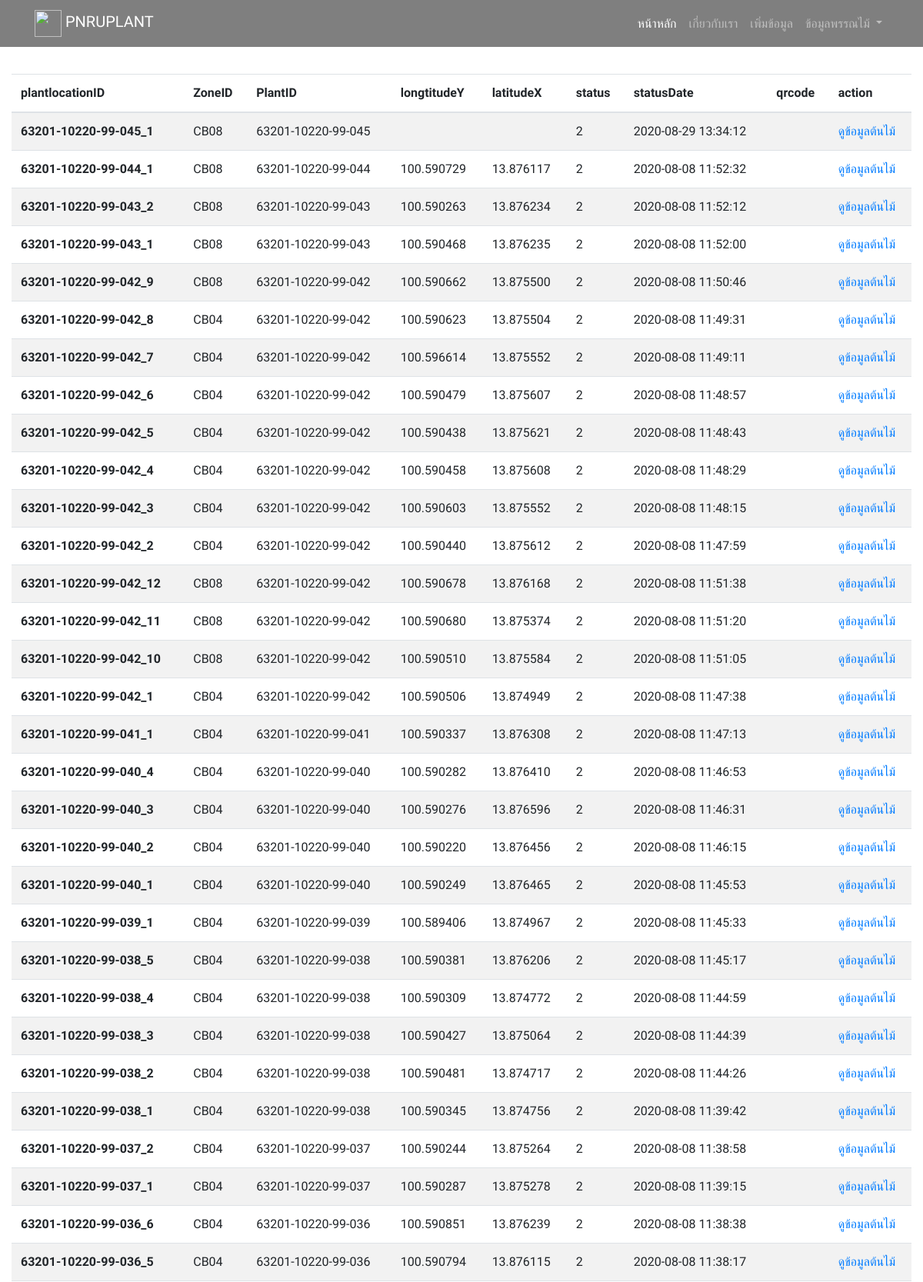
The page /showdata.php (upper part) on the database its author committed.
### tables this page shows
CREATE TABLE `area` (
  `plantlocationID` varchar(60) NOT NULL,
  `ZoneID` char(5) NOT NULL,
  `PlandetailtID` varchar(60) NOT NULL,
  `longtitudeY` varchar(13) NOT NULL,
  `latitudeX` varchar(13) NOT NULL,
  `status` char(1) NOT NULL,
  `statusDate` timestamp NOT NULL DEFAULT current_timestamp() ON UPDATE current_timestamp(),
  `qrcode` varchar(30) NOT NULL
);

### showdata.php (the view, shortened to what this page needs)
<!DOCTYPE html>
<html lang="en">
<head>
    <link rel="stylesheet" href="https://maxcdn.bootstrapcdn.com/bootstrap/4.0.0/css/bootstrap.min.css"
>
    <link rel="stylesheet" href="node_modules/@fortawesome/fontawesome-free/css/all.min.css">
    <link rel="stylesheet" href="css/style.css">
</head>
<body>
    <nav id="navbar" class="navbar navbar-expand-lg fixed-top navbar-dark bg-alpha">
        <div class="container">
            <a class="navbar-brand" href="admin.html">
                <img src="assets/image/logo.jpg" width="35" height="35" class="d-inline-block align-top" alt="">
                PNRUPLANT
            </a>
            <div class="collapse navbar-collapse" id="navbarKey">
                <ul class="navbar-nav ml-auto text-center">
                    <li class="nav-item active">
                        <a class="nav-link" href="index.html">หน้าหลัก <span class="sr-only">(current)</span></a>
                    </li>
                    <li class="nav-item">
                        <a class="nav-link" href="#footer">เกี่ยวกับเรา</a>
                    </li>
                    <li class="nav-item">
                        <a class="nav-link" href="#input">เพิ่มข้อมูล</a>
                    </li>
                    <li class="nav-item">
                    <div class="dropdown">
                            <a class="nav-link dropdown-toggle" href="#" role="button" id="dropdownMenuLink"
                                data-toggle="dropdown" aria-haspopup="true" aria-expanded="false">
                                ข้อมูลพรรณไม้
                            </a>
                        </div>
                    </li>
                </ul>
            </div>
        </div>
    </nav>
    <br><br><br><br>
    <div class="container-fluid">
    <?php
    include('connection.php');
    $query = "SELECT * FROM area ORDER BY plantlocationID desc" or die("Error:" . mysqli_error());
    $result = mysqli_query($conn, $query);
    echo "<table class='table table-striped '>";
    echo "<thead>";
    echo "<tr>
        <th>plantlocationID</th>
        <th>ZoneID</th>
        <th>PlantID</th>
        <th>longtitudeY</th>
        <th>latitudeX</th>
        <th>status</th>
        <th>statusDate</th>
        <th>qrcode</th>
        <th>action</th>
    </tr>";
    echo "</thead>";
    echo "<tbody>";
    while ($row = mysqli_fetch_array($result)) {
        echo "<tr>";
        echo "<th>" . $row["plantlocationID"] .  "</th> ";
        echo "<td>" . $row["ZoneID"] .  "</td> ";
        echo "<td>" . $row["PlandetailtID"] .  "</td> ";
        echo "<td>" . $row["longtitudeY"] .  "</td> ";
        echo "<td>" . $row["latitudeX"] .  "</td> ";
        echo "<td>" . $row["status"] .  "</td> ";
        echo "<td>" . $row["statusDate"] .  "</td> ";
        echo "<td>" . $row["qrcode"] .  "</td> ";
        echo "<td><a href='Plantdetail.php?ID=$row[0]'>ดูข้อมูลต้นไม้</a> <br>
        ";
        echo "</tr>";
    }
    echo "</table>";
    ?>
    </div>
</body>
</html>

### css/style.css (style rules this page uses)
html, body { height: 100%; font-family: "Prompt", sans-serif; }
.bg-alpha { background: rgba(0, 0, 0, 0.5); }

### rows shown on the page
area: plantlocationID "63201-10220-99-045_1", ZoneID "CB08", PlandetailtID "63201-10220-99-045", status "2", statusDate "2020-08-29 13:34:12"
area: plantlocationID "63201-10220-99-044_1", ZoneID "CB08", PlandetailtID "63201-10220-99-044", longtitudeY "100.590729", latitudeX "13.876117", status "2", statusDate "2020-08-08 11:52:32"
area: plantlocationID "63201-10220-99-043_2", ZoneID "CB08", PlandetailtID "63201-10220-99-043", longtitudeY "100.590263", latitudeX "13.876234", status "2", statusDate "2020-08-08 11:52:12"
area: plantlocationID "63201-10220-99-043_1", ZoneID "CB08", PlandetailtID "63201-10220-99-043", longtitudeY "100.590468", latitudeX "13.876235", status "2", statusDate "2020-08-08 11:52:00"
area: plantlocationID "63201-10220-99-042_9", ZoneID "CB08", PlandetailtID "63201-10220-99-042", longtitudeY "100.590662", latitudeX "13.875500", status "2", statusDate "2020-08-08 11:50:46"
area: plantlocationID "63201-10220-99-042_8", ZoneID "CB04", PlandetailtID "63201-10220-99-042", longtitudeY "100.590623", latitudeX "13.875504", status "2", statusDate "2020-08-08 11:49:31"
area: plantlocationID "63201-10220-99-042_7", ZoneID "CB04", PlandetailtID "63201-10220-99-042", longtitudeY "100.596614", latitudeX "13.875552", status "2", statusDate "2020-08-08 11:49:11"
area: plantlocationID "63201-10220-99-042_6", ZoneID "CB04", PlandetailtID "63201-10220-99-042", longtitudeY "100.590479", latitudeX "13.875607", status "2", statusDate "2020-08-08 11:48:57"
area: plantlocationID "63201-10220-99-042_5", ZoneID "CB04", PlandetailtID "63201-10220-99-042", longtitudeY "100.590438", latitudeX "13.875621", status "2", statusDate "2020-08-08 11:48:43"
area: plantlocationID "63201-10220-99-042_4", ZoneID "CB04", PlandetailtID "63201-10220-99-042", longtitudeY "100.590458", latitudeX "13.875608", status "2", statusDate "2020-08-08 11:48:29"
area: plantlocationID "63201-10220-99-042_3", ZoneID "CB04", PlandetailtID "63201-10220-99-042", longtitudeY "100.590603", latitudeX "13.875552", status "2", statusDate "2020-08-08 11:48:15"
area: plantlocationID "63201-10220-99-042_2", ZoneID "CB04", PlandetailtID "63201-10220-99-042", longtitudeY "100.590440", latitudeX "13.875612", status "2", statusDate "2020-08-08 11:47:59"
area: plantlocationID "63201-10220-99-042_12", ZoneID "CB08", PlandetailtID "63201-10220-99-042", longtitudeY "100.590678", latitudeX "13.876168", status "2", statusDate "2020-08-08 11:51:38"
area: plantlocationID "63201-10220-99-042_11", ZoneID "CB08", PlandetailtID "63201-10220-99-042", longtitudeY "100.590680", latitudeX "13.875374", status "2", statusDate "2020-08-08 11:51:20"
area: plantlocationID "63201-10220-99-042_10", ZoneID "CB08", PlandetailtID "63201-10220-99-042", longtitudeY "100.590510", latitudeX "13.875584", status "2", statusDate "2020-08-08 11:51:05"
area: plantlocationID "63201-10220-99-042_1", ZoneID "CB04", PlandetailtID "63201-10220-99-042", longtitudeY "100.590506", latitudeX "13.874949", status "2", statusDate "2020-08-08 11:47:38"
area: plantlocationID "63201-10220-99-041_1", ZoneID "CB04", PlandetailtID "63201-10220-99-041", longtitudeY "100.590337", latitudeX "13.876308", status "2", statusDate "2020-08-08 11:47:13"
area: plantlocationID "63201-10220-99-040_4", ZoneID "CB04", PlandetailtID "63201-10220-99-040", longtitudeY "100.590282", latitudeX "13.876410", status "2", statusDate "2020-08-08 11:46:53"
area: plantlocationID "63201-10220-99-040_3", ZoneID "CB04", PlandetailtID "63201-10220-99-040", longtitudeY "100.590276", latitudeX "13.876596", status "2", statusDate "2020-08-08 11:46:31"
area: plantlocationID "63201-10220-99-040_2", ZoneID "CB04", PlandetailtID "63201-10220-99-040", longtitudeY "100.590220", latitudeX "13.876456", status "2", statusDate "2020-08-08 11:46:15"
area: plantlocationID "63201-10220-99-040_1", ZoneID "CB04", PlandetailtID "63201-10220-99-040", longtitudeY "100.590249", latitudeX "13.876465", status "2", statusDate "2020-08-08 11:45:53"
area: plantlocationID "63201-10220-99-039_1", ZoneID "CB04", PlandetailtID "63201-10220-99-039", longtitudeY "100.589406", latitudeX "13.874967", status "2", statusDate "2020-08-08 11:45:33"
area: plantlocationID "63201-10220-99-038_5", ZoneID "CB04", PlandetailtID "63201-10220-99-038", longtitudeY "100.590381", latitudeX "13.876206", status "2", statusDate "2020-08-08 11:45:17"
area: plantlocationID "63201-10220-99-038_4", ZoneID "CB04", PlandetailtID "63201-10220-99-038", longtitudeY "100.590309", latitudeX "13.874772", status "2", statusDate "2020-08-08 11:44:59"
area: plantlocationID "63201-10220-99-038_3", ZoneID "CB04", PlandetailtID "63201-10220-99-038", longtitudeY "100.590427", latitudeX "13.875064", status "2", statusDate "2020-08-08 11:44:39"
area: plantlocationID "63201-10220-99-038_2", ZoneID "CB04", PlandetailtID "63201-10220-99-038", longtitudeY "100.590481", latitudeX "13.874717", status "2", statusDate "2020-08-08 11:44:26"
area: plantlocationID "63201-10220-99-038_1", ZoneID "CB04", PlandetailtID "63201-10220-99-038", longtitudeY "100.590345", latitudeX "13.874756", status "2", statusDate "2020-08-08 11:39:42"
area: plantlocationID "63201-10220-99-037_2", ZoneID "CB04", PlandetailtID "63201-10220-99-037", longtitudeY "100.590244", latitudeX "13.875264", status "2", statusDate "2020-08-08 11:38:58"
area: plantlocationID "63201-10220-99-037_1", ZoneID "CB04", PlandetailtID "63201-10220-99-037", longtitudeY "100.590287", latitudeX "13.875278", status "2", statusDate "2020-08-08 11:39:15"
area: plantlocationID "63201-10220-99-036_6", ZoneID "CB04", PlandetailtID "63201-10220-99-036", longtitudeY "100.590851", latitudeX "13.876239", status "2", statusDate "2020-08-08 11:38:38"
area: plantlocationID "63201-10220-99-036_5", ZoneID "CB04", PlandetailtID "63201-10220-99-036", longtitudeY "100.590794", latitudeX "13.876115", status "2", statusDate "2020-08-08 11:38:17"
